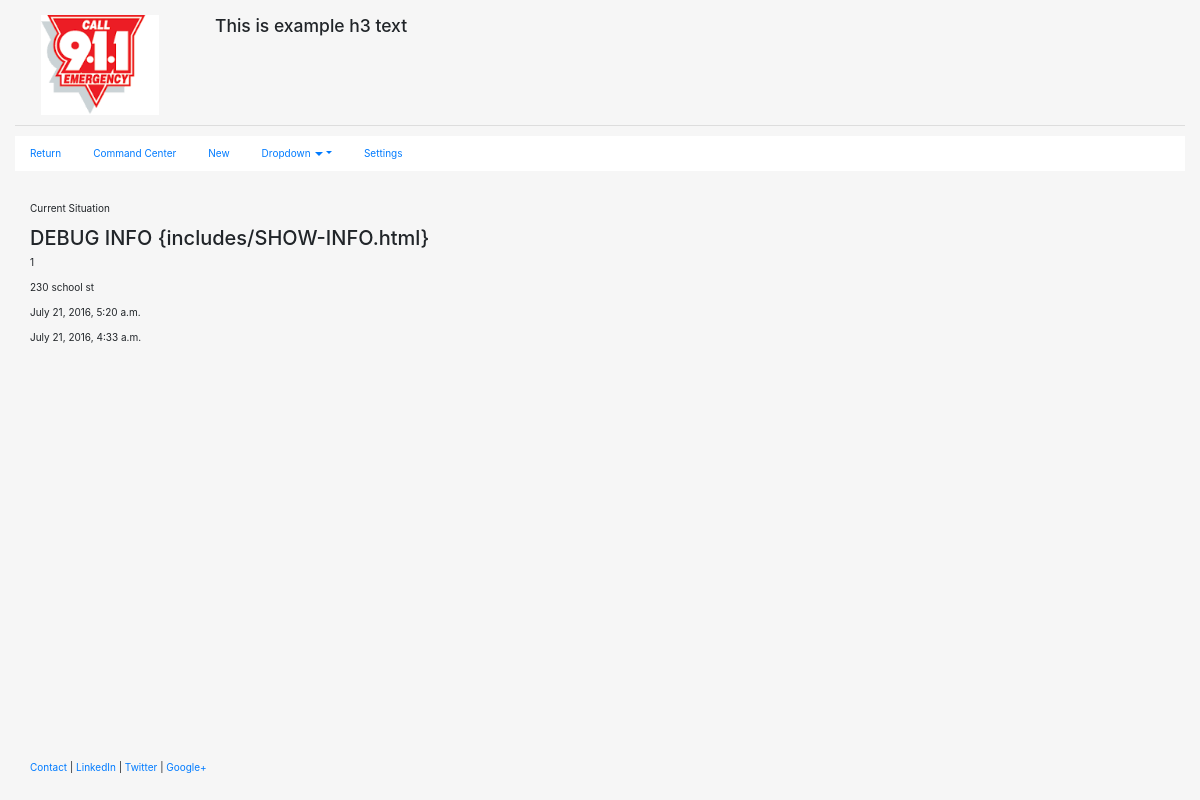
/console/1/, run on the app's committed database.
### DispatchConsole/models.py (models this page shows, shortened)
class Incident(models.Model):
    location = models.ForeignKey(Location)
    nature = models.ForeignKey(IncidentNature)
    opened = models.DateTimeField(auto_now='true')
    closed = models.DateTimeField()
    messages = models.ManyToManyField(Message)
    units = models.ManyToManyField(Unit)

class Location(models.Model):
    address = models.CharField(max_length=255)
    addressInfo = models.CharField(max_length=255)
    city = models.CharField(max_length=255)
    state = models.CharField(max_length=2)
    county = models.CharField(max_length=255)
    zipcode = models.CharField(max_length=10)
    lat = models.DecimalField(max_digits=8, decimal_places=3)
    lng = models.DecimalField(max_digits=8, decimal_places=3)
    def __str__(self):
        return self.address

### DispatchConsole/views.py (the view)
# urls.py: url(r'^(?P<iid>\d)/$', views.show, name='show'),
def show(request,iid):
    one_incident = incidentdata.get_incident(iid)
    return render(request,'main/incident-info.html', {"one_incident": one_incident})

### DispatchConsole/services.py (called while the page is built)
    def get_incident(id):
        return get_object_or_404(Incident, pk=id)

### DispatchConsole/templates/main/incident-info.html
{% extends "main/main-template.html" %}
{% block content %}
  <p>Current Situation</p>
  {% include "main/includes/show-info.html" %}
{% endblock %}

### DispatchConsole/templates/main/includes/show-info.html
<h2>DEBUG INFO {includes/SHOW-INFO.html}</h2>
<p>{{one_incident.pk}}</p>
<p>{{one_incident.location}}</p>
<p>{{one_incident.opened}}</p>
<p>{{one_incident.closed}}</p>

### DispatchConsole/templates/main/main-template.html (style rules this page uses)
html, body { height:100% }

### data on the page
Incident: pk "1", location "230 school st", opened "July 21, 2016, 5:20 a.m.", closed "July 21, 2016, 4:33 a.m."
